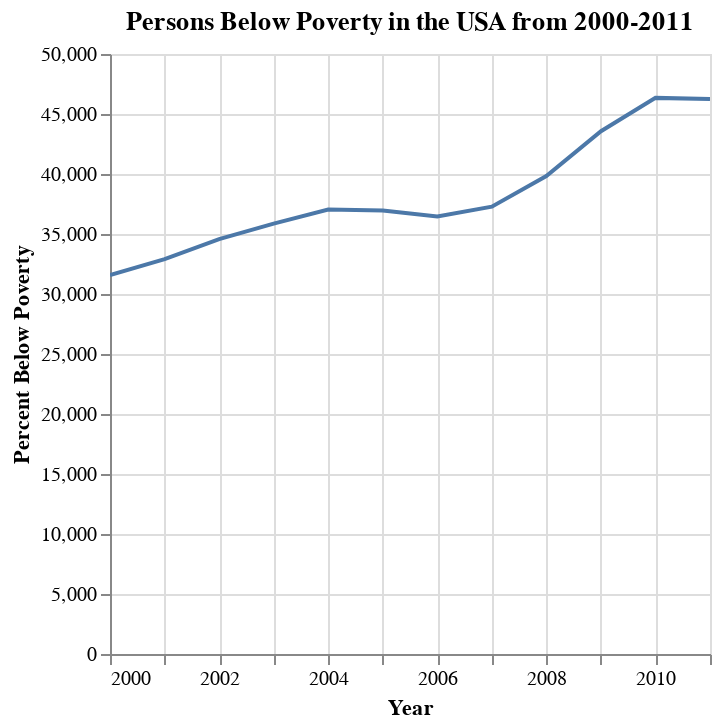

The code cell stored with this chart in its notebook:
### Code cell
#Doing the aforementioned for the second batch of data
line_chart = alt.Chart(df).mark_line().encode(
    x='Year:T',
    y=alt.Y('Persons Below Poverty:Q', title='Percent Below Poverty'),
    tooltip=['Year:T', alt.Tooltip('Persons Below Poverty:Q', title='Persons Below Poverty')]
).properties(
    title='Persons Below Poverty in the USA from 2000-2011'
)

line_chart.interactive()

### Figure 1 — Vega-Lite specification as saved in the notebook (floating-point values rounded to 4 significant figures)
{"config": {"view": {"continuousWidth": 300, "continuousHeight": 300}}, "data": {"name": "data-0f7d5f1baeefaa866ddccdcc414fcd51"}, "mark": {"type": "line"}, "encoding": {"tooltip": [{"field": "Year", "type": "temporal"}, {"field": "Persons Below Poverty", "title": "Persons Below Poverty", "type": "quantitative"}], "x": {"field": "Year", "type": "temporal"}, "y": {"field": "Persons Below Poverty", "title": "Percent Below Poverty", "type": "quantitative"}}, "params": [{"name": "param_8", "select": {"type": "interval", "encodings": ["x", "y"]}, "bind": "scales"}], "title": "Persons Below Poverty in the USA from 2000-2011", "$schema": "https://vega.github.io/schema/vega-lite/v5.16.3.json", "datasets": {"data-0f7d5f1baeefaa866ddccdcc414fcd51": [{"Year": "2000", "Persons Below Poverty": 31581, "Percent Below Poverty": 11.3}, {"Year": "2001", "Persons Below Poverty": 32907, "Percent Below Poverty": 11.7}, {"Year": "2002", "Persons Below Poverty": 34570, "Percent Below Poverty": 12.1}, {"Year": "2003", "Persons Below Poverty": 35861, "Percent Below Poverty": 12.5}, {"Year": "2004", "Persons Below Poverty": 37040, "Percent Below Poverty": 12.7}, {"Year": "2005", "Persons Below Poverty": 36950, "Percent Below Poverty": 12.6}, {"Year": "2006", "Persons Below Poverty": 36460, "Percent Below Poverty": 12.3}, {"Year": "2007", "Persons Below Poverty": 37276, "Percent Below Poverty": 12.5}, {"Year": "2008", "Persons Below Poverty": 39829, "Percent Below Poverty": 13.2}, {"Year": "2009", "Persons Below Poverty": 43569, "Percent Below Poverty": 14.3}, {"Year": "2010", "Persons Below Poverty": 46343, "Percent Below Poverty": 15.1}, {"Year": "2011", "Persons Below Poverty": 46247, "Percent Below Poverty": 15.0}]}}
